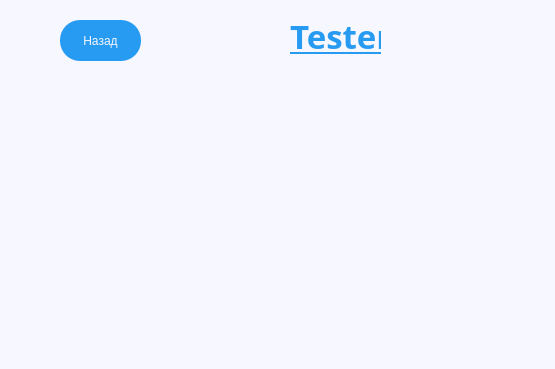
<?xml version="1.0" encoding="UTF-8"?>
<ui version="4.0">
 <class>ArrangeUsersByScore</class>
 <widget class="QWidget" name="ArrangeUsersByScore">
  <property name="geometry">
   <rect>
    <x>0</x>
    <y>0</y>
    <width>555</width>
    <height>369</height>
   </rect>
  </property>
  <property name="windowTitle">
   <string>ArrangeUsersByScore</string>
  </property>
  <property name="styleSheet">
   <string notr="true">background-color: #f7f7ff;</string>
  </property>
  <widget class="QPushButton" name="btnBack">
   <property name="geometry">
    <rect>
     <x>60</x>
     <y>20</y>
     <width>81</width>
     <height>41</height>
    </rect>
   </property>
   <property name="cursor">
    <cursorShape>PointingHandCursor</cursorShape>
   </property>
   <property name="styleSheet">
    <string notr="true">QPushButton
{
	background-color: #279AF1;
	border-radius: 20px;
	padding: 4px;
	color: #f7f7ff;
}
QPushButton:hover
 { 
	background-color: #23B5D3;
}</string>
   </property>
   <property name="text">
    <string>Назад</string>
   </property>
  </widget>
  <widget class="QLabel" name="lblMainName">
   <property name="geometry">
    <rect>
     <x>290</x>
     <y>10</y>
     <width>91</width>
     <height>51</height>
    </rect>
   </property>
   <property name="font">
    <font>
     <family>Ubuntu Condensed</family>
     <pointsize>25</pointsize>
     <weight>75</weight>
     <italic>false</italic>
     <bold>true</bold>
     <underline>true</underline>
    </font>
   </property>
   <property name="styleSheet">
    <string notr="true">color: #279af1;</string>
   </property>
   <property name="text">
    <string>Tester</string>
   </property>
  </widget>
  <widget class="QWidget" name="verticalLayoutWidget">
   <property name="geometry">
    <rect>
     <x>50</x>
     <y>70</y>
     <width>461</width>
     <height>291</height>
    </rect>
   </property>
   <layout class="QVBoxLayout" name="verticalLayout">
    <property name="topMargin">
     <number>2</number>
    </property>
   </layout>
  </widget>
 </widget>
 <resources/>
 <connections/>
</ui>
